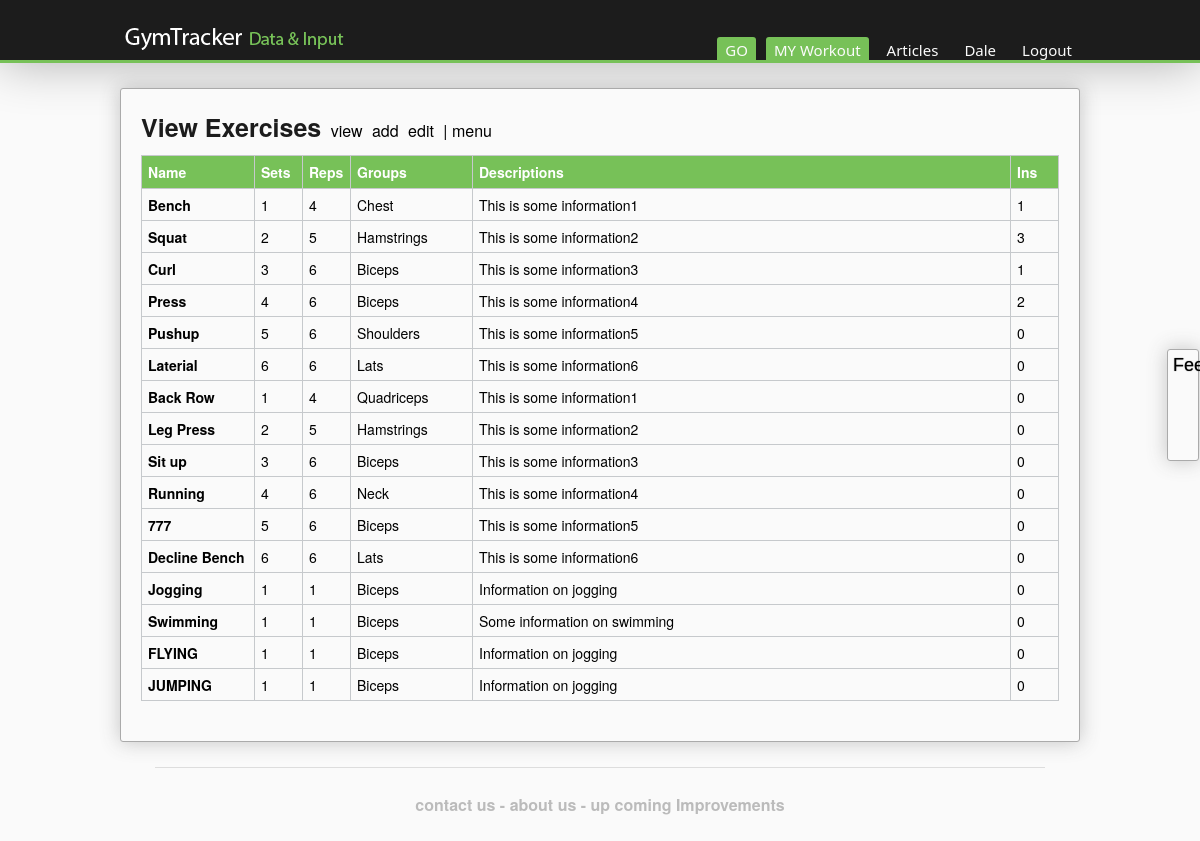
Screenshot of /input?exercises (signed in) with the database file from the repository.
### tables this page shows
CREATE TABLE tbl_users(
   userId                 int(11)          AUTO_INCREMENT,                       
   active                 tinyint(1)       NOT NULL DEFAULT 1,                   

   username               varchar(30)      NOT NULL,                             
   loginPassword          char(60)         NOT NULL,                             
   salt                   char(21),                                              
   joined                 TIMESTAMP        NOT NULL DEFAULT CURRENT_TIMESTAMP,   
   firstName              varchar(15)      NOT NULL,                             
   lastName               varchar(15)      NOT NULL,                             
   emailAddress           varchar(50)      NOT NULL,                             
   adminLevel             tinyint(1)       NOT NULL DEFAULT 0,                   
   deactivationTime       DATE,                                                  
   lastTimeActive         TIMESTAMP        NOT NULL,                             
   help                   tinyint(1)       NOT NULL DEFAULT 1,                   
   isKilo                 tinyint(1)       NOT NULL,                             
   registeredIP           char(45),                                              
   timeZone               varchar(64),                                           
   registeredEmail        tinyint(1)       NOT NULL DEFAULT 0,                   
   regEmailSentTime       TIMESTAMP,                                             
   recovEmailSentTime     TIMESTAMP,

   UNIQUE(username),
   UNIQUE(emailAddress),
   Primary Key(userId)
);

CREATE TABLE tbl_exercises(
   exerciseId         int(11)        AUTO_INCREMENT,                        
   active             tinyint(1)     NOT NULL DEFAULT 1,                    
   userIdF            int(11)        NOT NULL,                              

   name               varchar(30)    NOT NULL,                              
   description        varchar(255)   NOT NULL,                              
   reps               int(11)        NOT NULL,                              
   sets               int(11)        NOT NULL,                              
   muscleGroup        varchar(255),                                         
   timeCreated        TIMESTAMP      NOT NULL DEFAULT CURRENT_TIMESTAMP,
   deactivationTime   DATE,                                                 
   rating             float(4,1),                                           
   mediaUrl           varchar(255),                                         

    
   share              tinyint(1)     NOT NULL,                              
   defaultExercise    tinyint(1),                                           



   UNIQUE(name, userIdF),                                                   
   Primary Key(exerciseId),
   FOREIGN KEY(userIdF) REFERENCES tbl_users(userId)
);

### inc/functions.php (called while the page is built, shortened)
<?php
require_once "msc_functions/registeration_recovery.php";
require_once "msc_functions/database.php";
  function return_active_exercises_rows($conn, $user_id){
    $query = $conn->prepare("SELECT * FROM tbl_exercises WHERE userIdF = $user_id AND active = true ORDER BY timeCreated DESC");
    $query -> execute();
    return $query->fetchALL(PDO::FETCH_ASSOC);
  }
?>

### inc/msc_functions/database.php (called while the page is built, shortened)
<?php
	function num_of_inputs_for_ex($conn, $user_id, $exercise_id){
		$count = $conn->query("SELECT COUNT(*) FROM tbl_exercise_values WHERE active = true AND exerciseIdF = $exercise_id AND userIdF = $user_id");
		$count = $count->fetchALL(PDO::FETCH_ASSOC);
		return $count[0]['COUNT(*)'];
	}
?>

### inc/data_forms/exercises.php (the view, shortened to what this page needs)
<?php
  $conn = connect($config['db']);
  $user_id = $_SESSION['myuserid'];
  $rows = return_active_exercises_rows($conn, $user_id);
?>
<div class="page">
    <div class="information">
    <div class="title_nav">
        <h1>View Exercises</h1>
        <p><a href="input?exercises">view</a></p>
        <p><a href="input?e">add</a></p>
        <p><a href="input?e_edit">edit</a></p>
        <p><a href="input">| menu</a></p>
    </div>
<?php if(count($rows)) : ?>
<div class="exercise_input_table">
<table>
  <thread>
    <tr>
      <th class="col_name">Name</th>
      <th class="col_sets">Sets</th>
      <th class="col_sets">Reps</th>
      <th class="col_muscle">Groups</th>
      <th class="col_des">Descriptions</th>
      <th class="col_sets">Ins</th>
    </tr>
  </thread>
  <tbody class="hover_selector">
    <?php
      foreach($rows as $row){
        echo '<tr  onclick="document.location = \'/database.php?exId=' . $row['exerciseId'] . '\';">';
        echo    '<td class="col_name">'     . $row['name'] . '</td>' .
                '<td class="col_sets">'     . $row['sets'] . '</td>' .
                '<td class="col_sets">'     . $row['reps'] . '</td>' .
                '<td class="col_musclue">'  . $row['muscleGroup']       . '</td>' .
                '<td class="col_des">'      . $row['description'] . '</td>' .
                '<td class="col_sets">' . num_of_inputs_for_ex($conn, $user_id, $row['exerciseId']) .  '</td>';
       echo '</tr>';
      } ?>
  </tbody>
</table>
</div>
<?php endif ?>
</div>
</div>

### inc/parts/header.php (shortened to what this page needs)
<?php
        if(isset($_SESSION["myuserid"])){
			require_once "inc/functions.php";
        	$conn = connect($config['db']);
        	$user_id = $_SESSION["myuserid"];
        	$user_rows = $conn->query("SELECT * from tbl_users WHERE userId = $user_id");
        	$user_rows = $user_rows->fetchAll(PDO::FETCH_ASSOC);
        	$user_row = $user_rows[0];
        	extract($user_row);
        }
?>
<!DOCTYPE html>
<html>
<head>
	<link rel="stylesheet" href="/css/reset.css">
	<link rel="stylesheet" href="/css/header_nav.css">
	<link rel="stylesheet" href="/css/news_page.css">
	<link rel="stylesheet" href="/css/table.css">
	<link rel="stylesheet" href="/css/popups.css">
</head>
<body>
<a href="mailto:djsalter@hotmail.com?Subject=Feedback">
<div class="css-vertical-text">
		Feedback
</div>
</a>
<div class="topbar">
	<div class="nav">
	<a href="/" id="logo" alt="The NetGym website" title="NetGym logo" rel="home">
		<img src="/img/logo3.png" alt="NetGym logo"/>
	</a>
		<ul><?php
			if(isset($_SESSION["myuserid"])){
				echo '<li id="logout">		<a href="/logout">Logout</a></li>' . PHP_EOL;
				echo '<li id="user">  		<a href="/profile">' . $firstName . '</a></li>' . PHP_EOL;
				echo '<li id="articles">    <a href="/articles">Articles</a></li>' . PHP_EOL;
				echo '<li id="input"> 		<a href="/input">MY Workout</a></li>' . PHP_EOL;
				echo '<li id="go">    		<a href="/input?n">GO</a></li>' . PHP_EOL;
			} else {
				echo '<li id="login_button"><a href="#">Login</a></li>' . PHP_EOL;
				echo '<li id="register">    <a href="/register">Register</a></li>' . PHP_EOL;
				echo '<li id="articles">	<a href="/articles">Articles</a></li>' . PHP_EOL;
			}?>
		</ul>
	</div>
</div>

### css/header_nav.css (style rules this page uses)
html { font-family: "Helvetica Neue", Helvetica, Arial, sans-serif; }
.nav { font-family: "lucida grande","Segoe UI",arial,verdana,"lucida sans unicode",tahoma,sans-serif; }
body { background:rgb(243, 243, 241); }
.topbar { width: 100%; height: 60px; background: rgb(28, 28, 28); border-bottom: 3px solid rgb(119, 193, 88); box-shadow: 0 0 50px rgba(0,0,0,0.3); }
.nav { width: 960px; margin: auto; }
#logo { font-size: 30px; margin-top: 10px; color:rgb(251, 251, 251); display:inline; float:left; width:250px; height:50px; background-color:rgb(28,28,28); }
.nav ul li { float:right; border-radius: 3px 3px 0px 0px; margin-top: 37px; margin-left: 10px; padding-top: 3px; height:20px; font-size: 15px; text-align: center; }
.nav ul li a { text-decoration: none; color: rgb(251, 251, 251); padding-left: 8px; padding-right: 8px; }
.nav .selected, .nav li:hover, #GO { color: rgb(251, 251, 251); background: rgb(119, 193, 88); }
#user { text-transform:capitalize; }
div.css-vertical-text { color:#000; border: 1px solid black; border-radius: 3px; box-shadow: 0 0 20px rgba(68,68,68,0.3); border: 1px solid rgb(170, 170, 170); padding:5px; background:rgb(250, 250, 250); writing-mode:tb-rl; -webkit-transform:rotate(270deg); -moz-transform:rotate(270deg); -o-transform: rotate(270deg); white-space:nowrap; display:block; width:100px; height:20px; font-family: ‘Trebuchet MS’, Helvetica, sans-serif; font-size:18px; font-weight:normal; text-shadow: 0px 0px 1px rgb(68,68,68); text-align: center; position: fixed; bottom: 50%; right: -39px; }

### css/news_page.css (style rules this page uses)
body { background:rgb(250, 250, 250); }
.page { width: 960px; margin: auto; }
.information { border-radius: 3px; box-shadow: 0 0 20px rgba(68,68,68,0.3); margin-top:25px; border: 1px solid rgb(170, 170, 170); padding: 20px; background:rgb(250, 250, 250); }
.information h1 { font-size: 25px; font-weight: bold; color:rgb(28,28,28); }
.information p { margin-left:5px; color:rgb(28,28,28); overflow: hidden; }
.information .title_nav { margin-bottom: 10px; }
.information table { margin-top: 10px; margin-bottom: 20px; }
.information a { text-decoration: none; color: black; }

### css/table.css (style rules this page uses)
table { border-collapse: collapse; border-spacing: 0; width: 100%; table-layout:auto; }
th { font-weight:bold; background: rgb(119, 193, 88); color: rgb(250, 250, 250); height:10px; }
th, td { border: 1px solid #c6c9cc; vertical-align: top; padding:6px; font-size: 14px; }
.information th { color:white; }
.col_muscle { width: 20%; }
.col_name { width:12%; font-weight: bold; }
.col_sets, .col_reps { width:1%; }
.col_des { width:50%; }
.exercise_input_table table { table-layout:fixed; }
.exercise_input_table td { overflow: hidden; text-overflow: ellipsis; white-space: nowrap; padding-bottom:5px; }
.exercise_input_table .col_name { width: 100px; }
.exercise_input_table .col_sets { width: 35px; }
.exercise_input_table .col_musclue { width: 175px; }
.exercise_input_table .col_des { width: 525px; }
.title_nav p, .title_nav h1 { display:inline; }

### rows the page displays
tbl_users: firstName "Dale"
tbl_exercises: name "Bench", sets "1", reps "4", muscleGroup "Chest", description "This is some information1", exerciseId "1"
tbl_exercises: name "Squat", sets "2", reps "5", muscleGroup "Hamstrings", description "This is some information2", exerciseId "3"
tbl_exercises: name "Curl", sets "3", reps "6", muscleGroup "Biceps", description "This is some information3"
tbl_exercises: name "Press", sets "4", reps "6", muscleGroup "Biceps", description "This is some information4", exerciseId "2"
tbl_exercises: name "Pushup", sets "5", reps "6", muscleGroup "Shoulders", description "This is some information5", exerciseId "0"
tbl_exercises: name "Laterial", sets "6", reps "6", muscleGroup "Lats", description "This is some information6", exerciseId "0"
tbl_exercises: name "Back Row", sets "1", reps "4", muscleGroup "Quadriceps", description "This is some information1", exerciseId "0"
tbl_exercises: name "Leg Press", sets "2", reps "5", muscleGroup "Hamstrings", description "This is some information2", exerciseId "0"
tbl_exercises: name "Sit up", sets "3", reps "6", muscleGroup "Biceps", description "This is some information3", exerciseId "0"
tbl_exercises: name "Running", sets "4", reps "6", muscleGroup "Neck", description "This is some information4", exerciseId "0"
tbl_exercises: name "777", sets "5", reps "6", muscleGroup "Biceps", description "This is some information5", exerciseId "0"
tbl_exercises: name "Decline Bench", sets "6", reps "6", muscleGroup "Lats", description "This is some information6", exerciseId "0"
tbl_exercises: name "Jogging", sets "1", reps "1", muscleGroup "Biceps", description "Information on jogging", exerciseId "0"
tbl_exercises: name "Swimming", sets "1", reps "1", muscleGroup "Biceps", description "Some information on swimming", exerciseId "0"
tbl_exercises: name "FLYING", sets "1", reps "1", muscleGroup "Biceps", description "Information on jogging", exerciseId "0"
tbl_exercises: name "JUMPING", sets "1", reps "1", muscleGroup "Biceps", description "Information on jogging", exerciseId "0"
